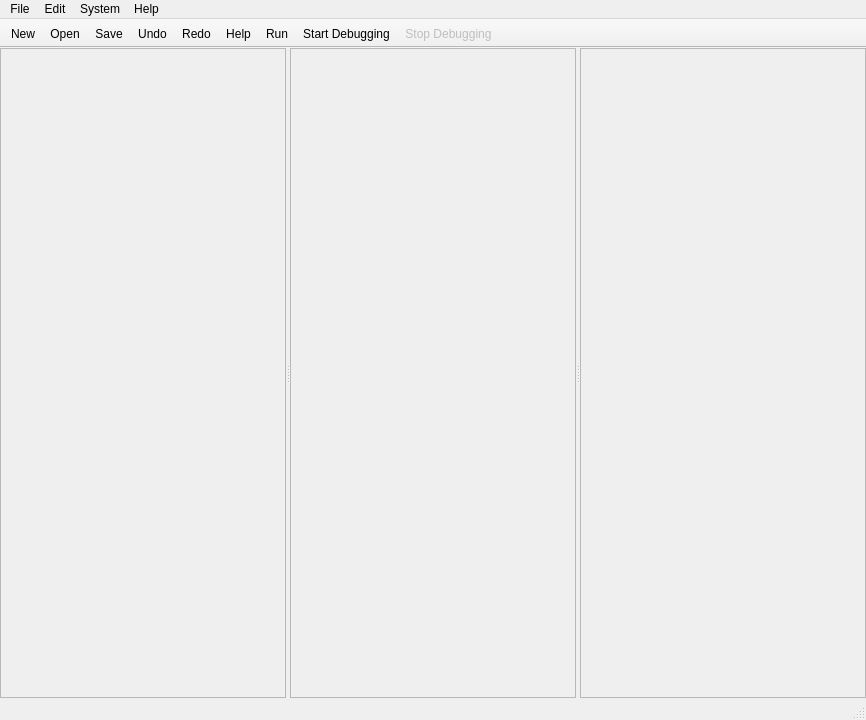
<?xml version="1.0" encoding="UTF-8"?>
<ui version="4.0">
 <class>MainWindow</class>
 <widget class="QMainWindow" name="MainWindow">
  <property name="geometry">
   <rect>
    <x>0</x>
    <y>0</y>
    <width>866</width>
    <height>720</height>
   </rect>
  </property>
  <property name="windowTitle">
   <string>Pep/8 CPU</string>
  </property>
  <property name="unifiedTitleAndToolBarOnMac">
   <bool>true</bool>
  </property>
  <widget class="QWidget" name="centralWidget">
   <layout class="QGridLayout" name="gridLayout">
    <property name="margin">
     <number>0</number>
    </property>
    <item row="0" column="0">
     <widget class="QSplitter" name="splitter">
      <property name="orientation">
       <enum>Qt::Horizontal</enum>
      </property>
      <widget class="QFrame" name="memoryFrame">
       <property name="frameShape">
        <enum>QFrame::StyledPanel</enum>
       </property>
       <property name="frameShadow">
        <enum>QFrame::Raised</enum>
       </property>
      </widget>
      <widget class="QFrame" name="cpuFrame">
       <property name="frameShape">
        <enum>QFrame::StyledPanel</enum>
       </property>
       <property name="frameShadow">
        <enum>QFrame::Raised</enum>
       </property>
      </widget>
      <widget class="QFrame" name="microcodeFrame">
       <property name="frameShape">
        <enum>QFrame::StyledPanel</enum>
       </property>
       <property name="frameShadow">
        <enum>QFrame::Raised</enum>
       </property>
      </widget>
     </widget>
    </item>
   </layout>
  </widget>
  <widget class="QMenuBar" name="menuBar">
   <property name="geometry">
    <rect>
     <x>0</x>
     <y>0</y>
     <width>866</width>
     <height>22</height>
    </rect>
   </property>
   <widget class="QMenu" name="menuFile">
    <property name="title">
     <string>File</string>
    </property>
    <addaction name="actionFile_New"/>
    <addaction name="actionFile_Open"/>
    <addaction name="actionFile_Save"/>
    <addaction name="actionFile_Save_As"/>
   </widget>
   <widget class="QMenu" name="menuEdit">
    <property name="title">
     <string>Edit</string>
    </property>
    <addaction name="actionEdit_Undo"/>
    <addaction name="actionEdit_Redo"/>
    <addaction name="separator"/>
    <addaction name="actionEdit_Cut"/>
    <addaction name="actionEdit_Copy"/>
    <addaction name="actionEdit_Paste"/>
    <addaction name="separator"/>
    <addaction name="actionEdit_Font"/>
    <addaction name="actionEdit_Find"/>
   </widget>
   <widget class="QMenu" name="menuSystem">
    <property name="title">
     <string>System</string>
    </property>
    <addaction name="actionLoad_Microcode"/>
    <addaction name="actionSystem_Run"/>
    <addaction name="actionSystem_Start_Debugging"/>
    <addaction name="actionSystem_Stop_Debugging"/>
    <addaction name="separator"/>
    <addaction name="actionSystem_Clear_CPU"/>
    <addaction name="actionSystem_Clear_Memory"/>
   </widget>
   <widget class="QMenu" name="menuHelp">
    <property name="title">
     <string>Help</string>
    </property>
    <addaction name="actionHelp_CPU"/>
    <addaction name="actionHelp_Microcode"/>
   </widget>
   <addaction name="menuFile"/>
   <addaction name="menuEdit"/>
   <addaction name="menuSystem"/>
   <addaction name="menuHelp"/>
  </widget>
  <widget class="QToolBar" name="mainToolBar">
   <property name="movable">
    <bool>false</bool>
   </property>
   <property name="floatable">
    <bool>false</bool>
   </property>
   <attribute name="toolBarArea">
    <enum>TopToolBarArea</enum>
   </attribute>
   <attribute name="toolBarBreak">
    <bool>false</bool>
   </attribute>
   <addaction name="actionFile_New"/>
   <addaction name="actionFile_Open"/>
   <addaction name="actionFile_Save"/>
   <addaction name="actionEdit_Undo"/>
   <addaction name="actionEdit_Redo"/>
   <addaction name="actionHelp"/>
   <addaction name="actionSystem_Run"/>
   <addaction name="actionSystem_Start_Debugging"/>
   <addaction name="actionSystem_Stop_Debugging"/>
  </widget>
  <widget class="QToolBar" name="byteConverterToolBar">
   <property name="movable">
    <bool>false</bool>
   </property>
   <property name="floatable">
    <bool>false</bool>
   </property>
   <attribute name="toolBarArea">
    <enum>TopToolBarArea</enum>
   </attribute>
   <attribute name="toolBarBreak">
    <bool>false</bool>
   </attribute>
  </widget>
  <widget class="QStatusBar" name="statusBar"/>
  <action name="actionFile_New">
   <property name="icon">
    <iconset resource="pep8cpuresources.qrc">
     <normaloff>:/images/new.png</normaloff>:/images/new.png</iconset>
   </property>
   <property name="text">
    <string>New</string>
   </property>
   <property name="shortcut">
    <string>Ctrl+N</string>
   </property>
  </action>
  <action name="actionFile_Open">
   <property name="icon">
    <iconset resource="pep8cpuresources.qrc">
     <normaloff>:/images/open.png</normaloff>:/images/open.png</iconset>
   </property>
   <property name="text">
    <string>Open</string>
   </property>
   <property name="shortcut">
    <string>Ctrl+O</string>
   </property>
  </action>
  <action name="actionFile_Save">
   <property name="icon">
    <iconset resource="pep8cpuresources.qrc">
     <normaloff>:/images/save.png</normaloff>:/images/save.png</iconset>
   </property>
   <property name="text">
    <string>Save</string>
   </property>
   <property name="shortcut">
    <string>Ctrl+S</string>
   </property>
  </action>
  <action name="actionFile_Save_As">
   <property name="text">
    <string>Save As...</string>
   </property>
   <property name="shortcut">
    <string>Ctrl+Shift+S</string>
   </property>
  </action>
  <action name="actionEdit_Undo">
   <property name="icon">
    <iconset resource="pep8cpuresources.qrc">
     <normaloff>:/images/undo.png</normaloff>:/images/undo.png</iconset>
   </property>
   <property name="text">
    <string>Undo</string>
   </property>
   <property name="shortcut">
    <string>Ctrl+Z</string>
   </property>
  </action>
  <action name="actionEdit_Redo">
   <property name="icon">
    <iconset resource="pep8cpuresources.qrc">
     <normaloff>:/images/redo.png</normaloff>:/images/redo.png</iconset>
   </property>
   <property name="text">
    <string>Redo</string>
   </property>
   <property name="shortcut">
    <string>Ctrl+Y</string>
   </property>
  </action>
  <action name="actionEdit_Cut">
   <property name="icon">
    <iconset resource="pep8cpuresources.qrc">
     <normaloff>:/images/cut.png</normaloff>:/images/cut.png</iconset>
   </property>
   <property name="text">
    <string>Cut</string>
   </property>
   <property name="shortcut">
    <string>Ctrl+X</string>
   </property>
  </action>
  <action name="actionEdit_Copy">
   <property name="icon">
    <iconset resource="pep8cpuresources.qrc">
     <normaloff>:/images/copy.png</normaloff>:/images/copy.png</iconset>
   </property>
   <property name="text">
    <string>Copy</string>
   </property>
   <property name="shortcut">
    <string>Ctrl+C</string>
   </property>
  </action>
  <action name="actionEdit_Paste">
   <property name="icon">
    <iconset resource="pep8cpuresources.qrc">
     <normaloff>:/images/paste.png</normaloff>:/images/paste.png</iconset>
   </property>
   <property name="text">
    <string>Paste</string>
   </property>
   <property name="shortcut">
    <string>Ctrl+V</string>
   </property>
  </action>
  <action name="actionEdit_Font">
   <property name="text">
    <string>Font...</string>
   </property>
  </action>
  <action name="actionEdit_Find">
   <property name="text">
    <string>Find</string>
   </property>
   <property name="shortcut">
    <string>Ctrl+F</string>
   </property>
  </action>
  <action name="actionSystem_Clear_CPU">
   <property name="text">
    <string>Clear CPU</string>
   </property>
  </action>
  <action name="actionSystem_Clear_Memory">
   <property name="text">
    <string>Clear Memory</string>
   </property>
  </action>
  <action name="actionHelp_CPU">
   <property name="icon">
    <iconset resource="pep8cpuresources.qrc">
     <normaloff>:/images/help.png</normaloff>:/images/help.png</iconset>
   </property>
   <property name="text">
    <string>CPU</string>
   </property>
  </action>
  <action name="actionHelp_Microcode">
   <property name="text">
    <string>Microcode</string>
   </property>
  </action>
  <action name="actionSystem_Run">
   <property name="icon">
    <iconset resource="pep8cpuresources.qrc">
     <normaloff>:/images/run.png</normaloff>:/images/run.png</iconset>
   </property>
   <property name="text">
    <string>Run</string>
   </property>
   <property name="shortcut">
    <string>Ctrl+R</string>
   </property>
  </action>
  <action name="actionSystem_Start_Debugging">
   <property name="icon">
    <iconset resource="pep8cpuresources.qrc">
     <normaloff>:/images/debugger_start.png</normaloff>:/images/debugger_start.png</iconset>
   </property>
   <property name="text">
    <string>Start Debugging</string>
   </property>
   <property name="shortcut">
    <string>Ctrl+D</string>
   </property>
  </action>
  <action name="actionSystem_Stop_Debugging">
   <property name="enabled">
    <bool>false</bool>
   </property>
   <property name="icon">
    <iconset resource="pep8cpuresources.qrc">
     <normaloff>:/images/stop.png</normaloff>:/images/stop.png</iconset>
   </property>
   <property name="text">
    <string>Stop Debugging</string>
   </property>
   <property name="shortcut">
    <string>Ctrl+.</string>
   </property>
  </action>
  <action name="actionLoad_Microcode">
   <property name="text">
    <string>Load Microcode</string>
   </property>
  </action>
  <action name="actionHelp">
   <property name="icon">
    <iconset resource="pep8cpuresources.qrc">
     <normaloff>:/images/help.png</normaloff>:/images/help.png</iconset>
   </property>
   <property name="text">
    <string>Help</string>
   </property>
   <property name="shortcut">
    <string>F1</string>
   </property>
  </action>
 </widget>
 <layoutdefault spacing="6" margin="11"/>
 <resources>
  <include location="pep8cpuresources.qrc"/>
 </resources>
 <connections/>
</ui>
